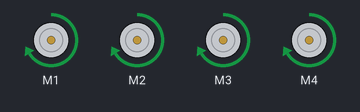
The sketch below on a simulated Arduino Uno, built with avr-gcc and run on an emulated ATmega328P. On the bench: 4 × DC motor (green arrow = forward, orange = backward, longer = faster).

Above: at 0.1 s.
Timing chart, 0 to 1.6 s (numbered marks = the images above):
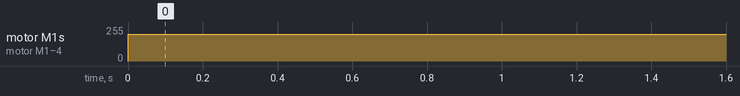

Measured:
- by itself, motor M1–4: stopped → forward 200/255 at 0.00 s

The sketch:

Obstacle_voiding_Robot_1.ino
```cpp
#include <AFMotor.h>

// AF_DCMotor motor1(1); // Create a motor object for motor 1
AF_DCMotor motor1(1, MOTOR12_64KHZ);
AF_DCMotor motor2(2, MOTOR12_64KHZ);
AF_DCMotor motor3(3, MOTOR12_64KHZ);
AF_DCMotor motor4(4, MOTOR12_64KHZ);

const int trigPin = 9;
const int echoPin = 10;
long duration ;
int distanceCm;


void setup() {
  // Set the motor speed (optional)
  motor1.setSpeed(200); // Set speed to 150 (out of 255)
  motor2.setSpeed(200);
  motor3.setSpeed(200);
  motor4.setSpeed(200);

  pinMode(trigPin,OUTPUT);
pinMode(echoPin,INPUT);
Serial.begin(9600);

}

void loop() {
FOR();


}

void FOR(){
  motor1.run(FORWARD);
  motor2.run(FORWARD);
  motor3.run(FORWARD);
  motor4.run(FORWARD);
}

void BACK(){
  motor1.run(BACKWARD);
  motor2.run(BACKWARD);
  motor3.run(BACKWARD);
  motor4.run(BACKWARD);
}

void LEFT(){
  motor1.run(BACKWARD);
  motor2.run(BACKWARD);
  motor3.run(FORWARD);
  motor4.run(FORWARD);
}

void RIGHT(){
  motor1.run(FORWARD);
  motor2.run(FORWARD);
  motor3.run(BACKWARD);
  motor4.run(BACKWARD);
}

void STOP(){
  motor1.run(RELEASE);
  motor2.run(RELEASE);
  motor3.run(RELEASE);
  motor4.run(RELEASE);
}

void DISTANCE(){
   digitalWrite(trigPin,LOW);
 delayMicroseconds(2);
 digitalWrite(trigPin,HIGH);
 delayMicroseconds(2);
 digitalWrite(trigPin,LOW);

 duration = pulseIn(echoPin,HIGH);
 distanceCm = duration*0.034/2;
 Serial.println(distanceCm);

}
```
